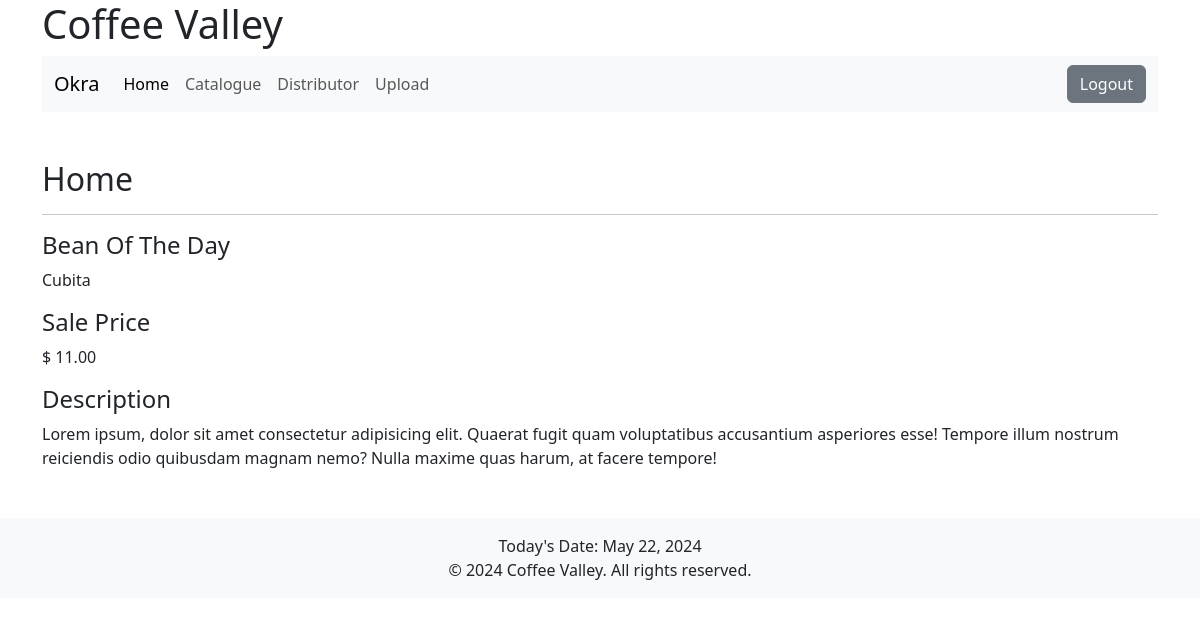
/home.php (signed in), run on the app's committed database.
### tables this page shows
CREATE TABLE `dailybean` (
  `ID` int(11) NOT NULL,
  `Bean_ID` int(11) NOT NULL,
  `Sale_Price` decimal(10,2) NOT NULL
);

CREATE TABLE `bean` (
  `Bean_ID` int(11) NOT NULL,
  `bean` varchar(255) NOT NULL,
  `Description` varchar(255) NOT NULL,
  `Price` decimal(10,2) NOT NULL
);

### home.php (the view, shortened to what this page needs)
<?php
require 'config.php';
$query = "SELECT b.Description,b.bean,db.Sale_Price FROM Bean b JOIN DailyBean db ON b.Bean_ID = db.Bean_ID WHERE db.Sale_Price >= 0.00";
$result = $conn->query($query);
?>
<!DOCTYPE html>
<html lang="en">
<head>
  <link href="https://cdn.jsdelivr.net/npm/bootstrap@5.3.0/dist/css/bootstrap.min.css" rel="stylesheet">
</head>
<body>
  <?php include 'header.php'; ?>
  <div class="container mt-5">
    <h2 class="">Home</h2>
    <hr class="mb-3">
    <?php while ($row = $result->fetch_assoc()) : ?>
    <h4>Bean Of The Day</h4>
    <p><?= $row['bean']; ?></p>
    <h4>Sale Price</h4>
    <p>$ <?= $row['Sale_Price']; ?></p>
    <h4>Description</h4>
    <p><?= $row['Description']; ?></p>
    <?php endwhile; ?>
  </div>
  <?php include 'footer.php'; ?>
</body>
</html>

### data on the page
dailybean: Bean_ID.bean "Cubita", Sale_Price "11.00", Bean_ID.Description "Lorem ipsum, dolor sit amet consectetur adipisicing elit. Quaerat fugit quam voluptatibus accusantium asperiores esse! Tempore illum nostrum reiciendis odio quibusdam magnam nemo? Nulla maxime quas harum, at facere tempore!"
